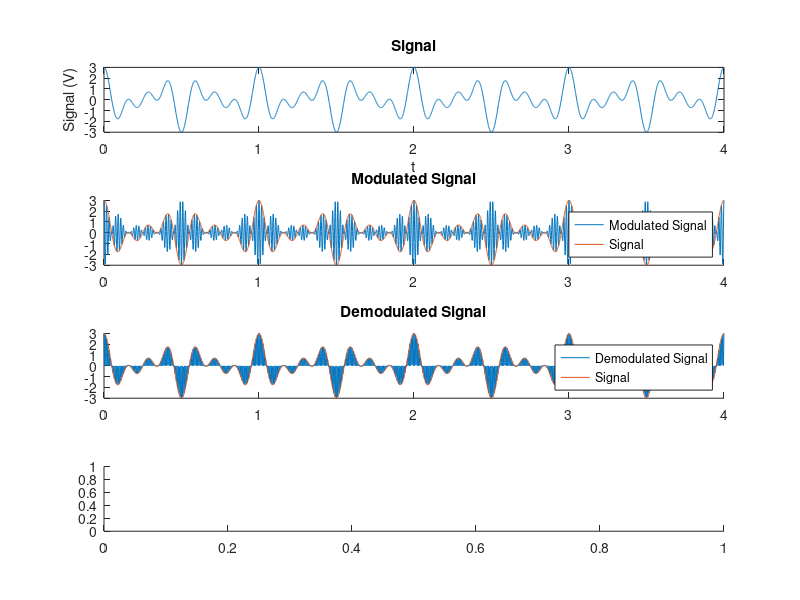
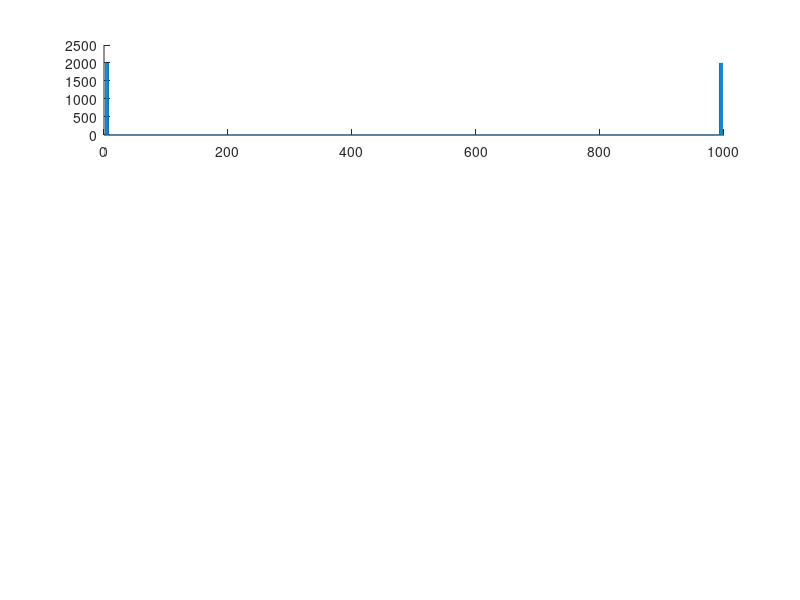

Recreate these plots in MATLAB, in order. (Note: this script raises an error after producing the figures.)
clear;
clc;
close all;
% Why modulation/demodulation?

% Antenna must be roughly 1/4 wavelength, so higher frequencies allow
% smaller antenna.
% Breaking up the RF spectrum across different providers


%% Flow diagram
% msg -> MODULATOR -> TRANSMISSION CHANNEL -> DEMODULATOR -> LPF -> ???
%           ^                                     ^
%           |                                     |
%       cos(at)                              cos(bt+phi)

% Model system with a = b and phi = 0
% Plot in both time domain and frequency domain.
fig = figure
set(fig, 'Position', [0 0 1366 768]); % sets size of figure; 1366x768
set(fig, 'Name', 'Time Domain');

fsampling = 1000;
t = 0:1/fsampling:4;
msg = cos(3*2*pi*t) + cos(5*2*pi*t)+cos(7*2*pi*t);
a = 60;
b = 60;

carrier = cos(a*2*pi*t);
modulated = carrier.*msg;

subplot(4,1,1);
plot(t, msg);
title('Signal');
xlabel('t');
ylabel('Signal (V)');

subplot(4,1,2);
hold on;
plot(t, modulated, 'DisplayName', 'Modulated Signal');
plot(t, msg, 'DisplayName', 'Signal');
legend('show');
title('Modulated Signal');
hold off;

subplot(4,1,3);
hold on;
demodulated = modulated.*cos(b*2*pi*t);
plot(t, demodulated, 'DisplayName', 'Demodulated Signal');
plot(t, msg, 'DisplayName', 'Signal');
legend('show');
title('Demodulated Signal');
hold off;

subplot(4,1,4);
% Recover the original message...

%% Frequency Domain
fig = figure
set(fig, 'Position', [0 0 1366 768]); % sets size of figure; 1366x768
set(fig, 'Name', 'Frequency Domain');

subplot(4,1,1)
MSG = fft(msg);
omega = ((0:length(MSG) - 1)/length(MSG))*fsampling;
hold on
plot(omega, abs(MSG));
[pks, locs] = findpeaks(abs(MSG), omega);
ylimits = get(gca, 'ylim');
for p=locs
   line([p p], ylimits, 'Color', [0.7 0.7 0.7], 'Linestyle', ':');
end
xlim([0,150]);
xticks(unique([locs get(gca, 'Xtick')]));
xtickformat('%,.1f');
xtickangle(90)
title('Signal(\omega)');
hold off

subplot(4,1,2);
hold on
Modulated = fft(modulated);
plot(omega, abs(Modulated));
[pks, locs] = findpeaks(abs(Modulated), omega);
ylimits = get(gca, 'ylim');
for p=locs
   line([p p], ylimits, 'Color', [0.7 0.7 0.7], 'Linestyle', ':');
end
xlim([0,150]);
xticks(unique([a locs get(gca, 'Xtick')]));
xtickformat('%,.1f');
xtickangle(90)
title('Modulated Signal');
hold off

subplot(4,1,3);
hold on
Demodulated = fft(demodulated);
plot(omega, abs(Demodulated));
[pks, locs] = findpeaks(abs(Demodulated), omega);
ylimits = get(gca, 'ylim');
for p=locs
   line([p p], ylimits, 'Color', [0.7 0.7 0.7], 'Linestyle', ':');
end
xlim([0,150]);
xticks(unique([a a+ b locs get(gca, 'Xtick')]));
xtickformat('%,.1f');
xtickangle(90)
title('Demodulated Signal')
hold off

subplot(4,1,4);
% Plot the filtered wave here...
xlim([0,150]);
xtickangle(90);

% This is the ideal case, but not easy to sync up between two distant locations
% What happens if there's a phase shift?

% Model system with a = b but phi != 0. What happens when
% phi = pi/2?

% Bonus: It's not always easy to predict how much delay you'll see (ie, not always possible to
% know what phi is). Given that $\cos^2\theta + \sin^2\theta = 1$, how can you always be sure you can recover the 
% original signal?

% Model system with a != b. What is the minimum tau = abs(a-b)
% s.t. you can send two signals w/o interference?

% Bonus: Look at the system with a = b and phi = pi/2 mathematically. 
% ie - what do you get when you multiply cos(at)cos(at + pi/2)?